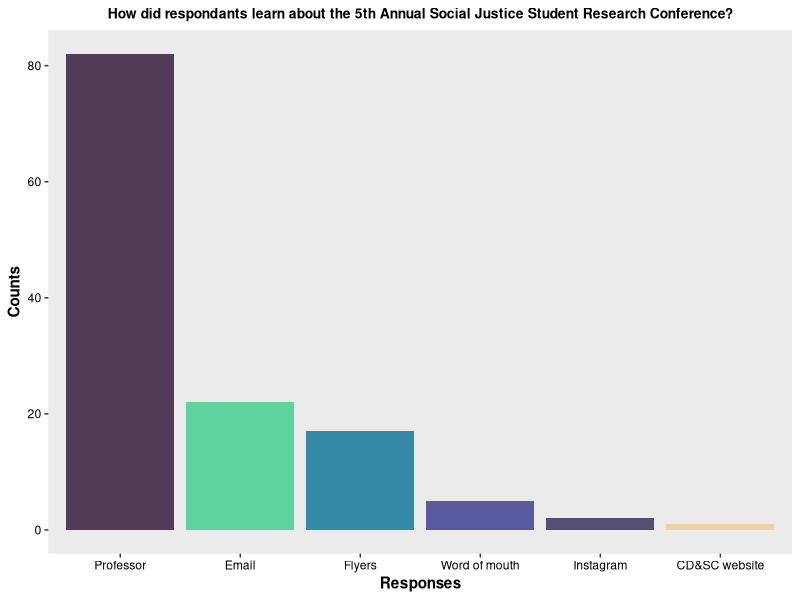
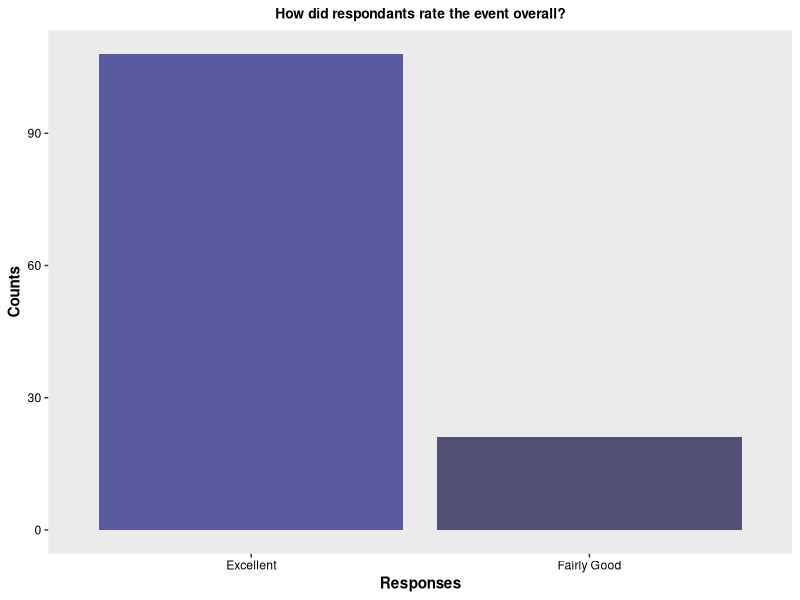
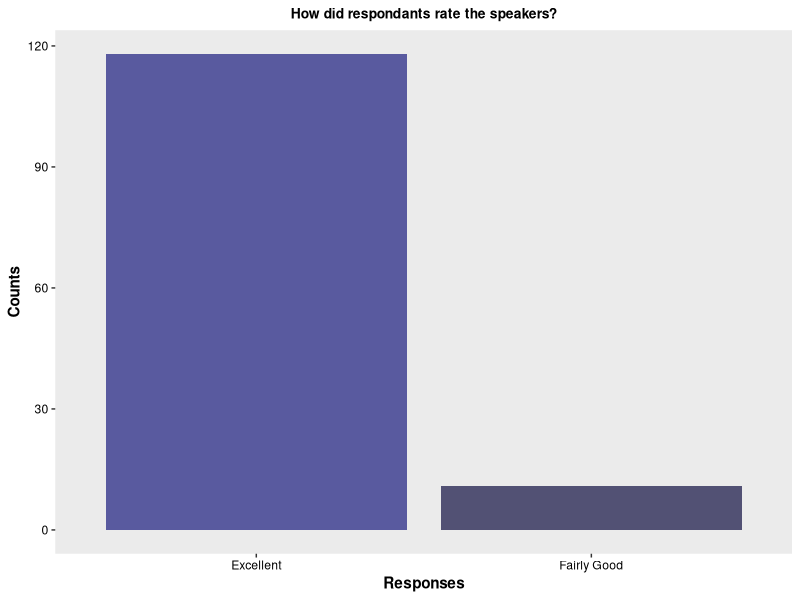
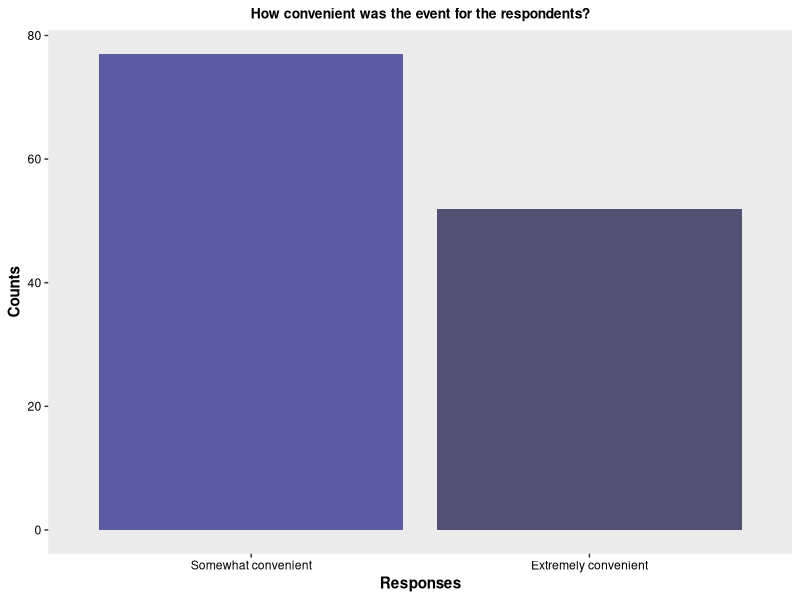
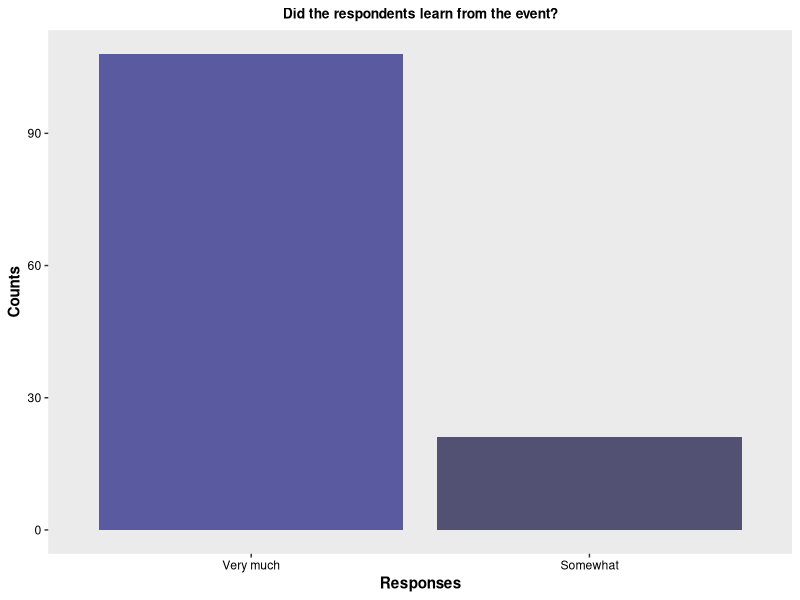
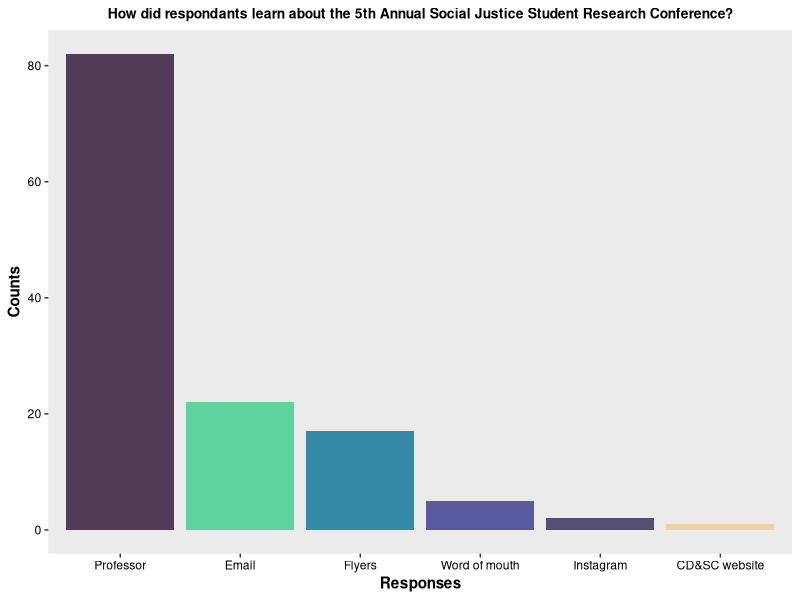
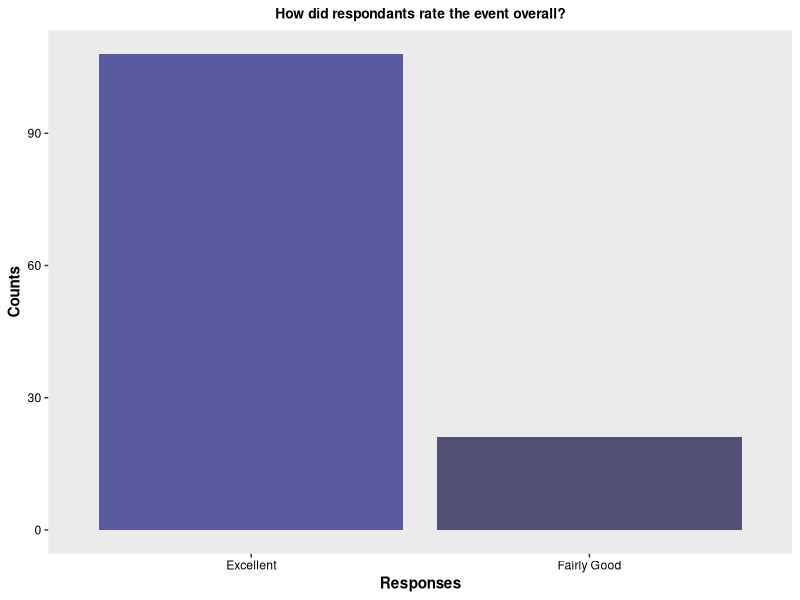
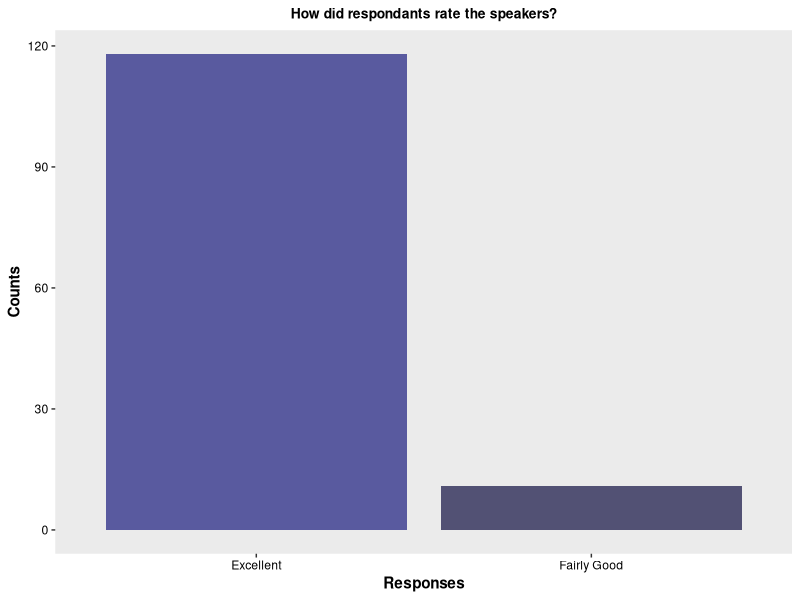

The R script that drew these images, in order:
#### 5th Annual Social Justice Student Reserach Conference ####
#### Created by: Vivian Vy Le ####
#### Updated on: 2022-08-07 ####

#### Load library ####
library(tidyverse)
library(here)
library(ggplot2)

#### Load data ####
fifth_con <- read_csv(here("Data", "fifth_annual_student_conference.csv"))

#### View data ####
view(fifth_con)

#### Data analysis ####
fifth_data <- fifth_con %>%
  select(participants, panel_attendence, event_rating, speaker_rating, advertisement, event_timing, audience_learning) %>%
  rowwise() %>%
  mutate(advertisement_choices = str_split(advertisement, pattern = ";")) %>%
  mutate(panel_attendence = str_split(panel_attendence, pattern = ";")) %>%
  ungroup() %>%
  unnest(advertisement_choices) %>%
  unnest(panel_attendence)
view(fifth_data)

data <- fifth_data %>%
  mutate(event_rating = factor(event_rating,
                               levels = c("Excellent", "Fairly Good", "Not Good at All"))) %>%
  mutate(speaker_rating = factor(speaker_rating,
                                 levels = c("Excellent", "Fairly Good", "Not Good at All"))) %>%
  mutate(event_timing = factor(event_timing,
                               levels = c("Extremely convenient", "Somewhat convenient", "Not at all convenient"))) %>%
  mutate(audience_learning = factor(audience_learning,
                                    levels = c("Very much", "Somewhat", "Not much")))
view(data)

advertisement_data <- fifth_data %>%
  count(advertisement_choices)
view(advertisement_data)

panel_data <-fifth_data %>%
  count(panel_attendence)
view(panel_data)

event_rating <- data %>%
  count(event_rating)
event_rating

speaker_rating <- data %>%
  count(speaker_rating)

event_timing <- data %>%
  count(event_timing)

audience_data <- data %>%
  count(audience_learning)


#### Plot ####
colorpal<- c("#F2D0A4", "#5DD39E", "#348AA7", "#525174", "#513B56", "#595A9F", "#9091AA")

advertisement_data %>%
  ggplot(aes(x = reorder(advertisement_choices, -n), y = n, fill = advertisement_choices)) +
  geom_col() +
  labs(title = "How did respondants learn about the 5th Annual Social Justice Student Research Conference?",
       x = "Responses",
       y = "Counts") +
  theme(plot.title = element_text(hjust = 0.5,
                                  size = 10,
                                  face = "bold"),
        axis.title = element_text(face = "bold"),
        axis.text.x = element_text(color = "#000000"),
        axis.text.y = element_text(color = "#000000"),
        panel.grid.major = element_blank(),
        panel.grid.minor = element_blank()) +
  scale_fill_manual(values = colorpal) +
  guides(fill = FALSE)
ggsave(here("Output", "2021-2022", "fifth_annual_student_conference", "advertisement.png"), width = 8, height = 5)


event_rating %>%
  ggplot(aes(x = reorder(event_rating, -n), y = n, fill = event_rating)) +
  geom_col() +
  labs(title = "How did respondants rate the event overall?",
       x = "Responses",
       y = "Counts") +
  theme(plot.title = element_text(hjust = 0.5,
                                  size = 10,
                                  face = "bold"),
        axis.title = element_text(face = "bold"),
        axis.text.x = element_text(color = "#000000"),
        axis.text.y = element_text(color = "#000000"),
        panel.grid.major = element_blank(),
        panel.grid.minor = element_blank()) +
  scale_fill_manual(values = c("#595A9F", "#525174", "#513B56")) +
  guides(fill = FALSE)
ggsave(here("Output", "2021-2022", "fifth_annual_student_conference", "event_rating.png"), width = 6, height = 5)


speaker_rating %>%
  ggplot(aes(x = reorder(speaker_rating, -n), y = n, fill = speaker_rating)) +
  geom_col() +
  labs(title = "How did respondants rate the speakers?",
       x = "Responses",
       y = "Counts") +
  theme(plot.title = element_text(hjust = 0.5,
                                  size = 10,
                                  face = "bold"),
        axis.title = element_text(face = "bold"),
        axis.text.x = element_text(color = "#000000"),
        axis.text.y = element_text(color = "#000000"),
        panel.grid.major = element_blank(),
        panel.grid.minor = element_blank()) +
  scale_fill_manual(values = c("#595A9F", "#525174", "#513B56")) +
  guides(fill = FALSE)
ggsave(here("Output", "2021-2022", "fifth_annual_student_conference", "speaker_rating.png"), width = 6, height = 5)

event_timing %>%
  ggplot(aes(x = reorder(event_timing, -n), y = n, fill = event_timing)) +
  geom_col() +
  labs(title = "How convenient was the event for the respondents?",
       x = "Responses",
       y = "Counts") +
  theme(plot.title = element_text(hjust = 0.5,
                                  size = 10,
                                  face = "bold"),
        axis.title = element_text(face = "bold"),
        axis.text.x = element_text(color = "#000000"),
        axis.text.y = element_text(color = "#000000"),
        panel.grid.major = element_blank(),
        panel.grid.minor = element_blank()) +
  scale_fill_manual(values = c("#525174", "#595A9F")) +
  guides(fill = FALSE)
ggsave(here("Output", "2021-2022", "fifth_annual_student_conference", "event_timing.png"), width = 6, height = 5)

audience_data %>%
  ggplot(aes(x = reorder(audience_learning, -n), y = n, fill = audience_learning)) +
  geom_col() +
  labs(title = "Did the respondents learn from the event?",
       x = "Responses",
       y = "Counts") +
  theme(plot.title = element_text(hjust = 0.5,
                                  size = 10,
                                  face = "bold"),
        axis.title = element_text(face = "bold"),
        axis.text.x = element_text(color = "#000000"),
        axis.text.y = element_text(color = "#000000"),
        panel.grid.major = element_blank(),
        panel.grid.minor = element_blank()) +
  scale_fill_manual(values = c("#595A9F", "#525174", "#513B56")) +
  guides(fill = FALSE)
ggsave(here("Output" , "2021-2022", "fifth_annual_student_conference", "audience_learning.png"), width = 6, height = 5)
